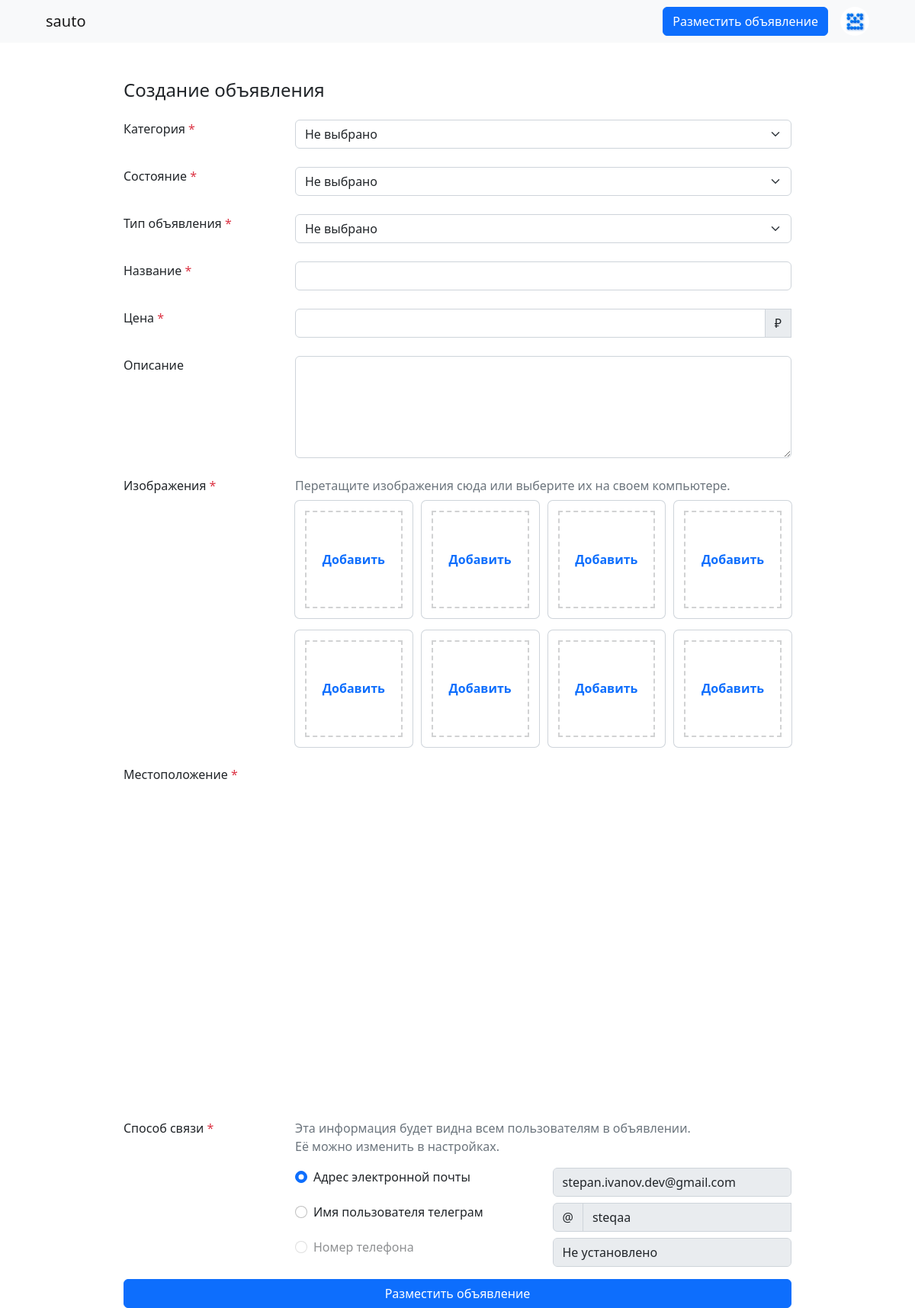
Page /add-announcement/ (signed in) on the committed database.
### accounts/models.py (models this page shows, shortened)
class User(AbstractBaseUser):
    email = models.EmailField(verbose_name="адрес электронной почты", max_length=260, unique=True)
    first_name = models.CharField(verbose_name="имя", max_length=150)
    last_name = models.CharField(verbose_name="фамилия", max_length=150)
    profile_image = models.ImageField(verbose_name="изображение профиля", upload_to=_get_profile_image_filepath, null=True, blank=True, default=_get_default_profile_image)
    date_joined = models.DateTimeField(verbose_name="дата регистрации", auto_now_add=True)
    last_login = models.DateTimeField(verbose_name="последний вход", auto_now=True)
    is_active = models.BooleanField(verbose_name="активный", default=True)
    is_staff = models.BooleanField(verbose_name="статус персонала", default=False)
    is_admin = models.BooleanField(verbose_name="статус администратора", default=False)
    is_superuser = models.BooleanField(verbose_name="статус суперпользователя", default=False)
    is_email_verified = models.BooleanField(verbose_name="статус проверенной электронной почты", default=False)
    last_password_updated = models.DateTimeField(verbose_name="последнее обновление пароля", auto_now=True)
    objects = UserManager()
    USERNAME_FIELD = 'email'
    REQUIRED_FIELDS = ['first_name', 'last_name']
    class Meta:
        verbose_name = 'пользователь'
        verbose_name_plural = 'пользователи'

### seller/models.py (models this page shows, shortened)
class Seller(models.Model):
    user = models.OneToOneField(User, verbose_name="пользователь", on_delete=models.CASCADE)
    telegram_username = models.CharField(verbose_name="имя пользователя телеграм", max_length=32, unique=True, blank=True, null=True)
    phone_number = PhoneNumberField(verbose_name="номер телефона", unique=True, blank=True, null=True)
    class Meta:
        verbose_name = 'продавец'
        verbose_name_plural = 'продавцы'

### announcement/views.py (the view, shortened to what this page needs)
# urls.py: path('add-announcement/', views.add_announcement, name='add-announcement'),
@login_required
def add_announcement(request):
    form = AnnouncementCreationForm
    context = {
        'form': form,
        'yandex_map_api_key': settings.YANDEX_MAP_API_KEY,
    }
    if not is_seller(request.user):
        seller_form = SellerCreationForm
        context['seller_form'] = seller_form
    return render(request, 'announcement/add-announcement.html', context)

### seller/utils.py (called while the page is built)
def is_seller(user: User) -> bool:
    try:
        return True if Seller.objects.filter(user=user).first() else False
    except:
        return False

### announcement/templates/announcement/add-announcement.html (shortened to what this page needs)
{% extends 'announcement/base.html' %}
{% load static %}
{% load announcement %}
{% block content %}
<link rel="stylesheet" href="{% static 'css/dnd-area.css' %}">
<link rel="stylesheet" href="{% static 'css/announcement/image-validation.css' %}">
<div class="container col-9 my-5">
    <h4 class="mb-4">Создание объявления</h4>
    <form action="{% url 'add-announcement' %}" method="post" id="add_announcement_form">
        <div class="announcementFields">
            {% for field in form %}
            {% if field.is_hidden %}
            {% if field.id_for_label != 'id_latitude' and field.id_for_label != 'id_longitude' %}
            <div class="field-block">
                {{ field }}
                <div class="invalid-feedback"></div>
            </div>
            {% endif %}
            {% else %}
            <div class="row mb-2">
                {% if field.id_for_label == 'id_description' %}
                <div class="col-12 col-md-3 col-lg-3 mb-2">{{ field.label }}</div>
                {% else %}
                <div class="col-12 col-md-3 col-lg-3 mb-2">
                    {{ field.label }}
                    <span class="not-selectable text-danger">*</span>
                </div>
                {% endif %}
                <div class="col-12 col-md-9 col-lg-9 mb-3 field-block">
                    {% if field.id_for_label == 'id_price' %}
                    <div class="input-group field-block">
                        {{ field }}
                        <span class="input-group-text">&#8381</span>
                    </div>
                    {% else %}
                    {{ field }}
                    {% endif %}
                </div>
            </div>
            {% endif %}
            {% endfor %}
        </div>
        <div class="row mb-2 imageFields">
            <div class="col-12 col-md-3 col-lg-3 mb-2">
                Изображения
                <span class="not-selectable text-danger">*</span>
            </div>
            <div class="col-12 col-md-9 col-lg-9 row pe-0">
                <p class="mb-2 text-secondary">Перетащите изображения сюда или выберите их на своем компьютере.</p>
                {% for r in '01234567' %}
                <div class="col-12 col-sm-6 col-md-3 col-xxl-3 mb-3 pe-0 field-block">
                    <div id="upload-container">
                        <div class="upload-container-content">
                            <label for="{{ r }}" class="visually-hidden=md">
                                <a class="fw-bolder pointer text-decoration-none text-center">Добавить</a>
                            </label>
                        </div>
                    </div>
                </div>
                {% endfor %}
            </div>
        </div>
        <div class="row mb-2 locationFields">
            <div class="col-12 col-md-3 col-lg-3 mb-2">
                Местоположение
                <span class="not-selectable text-danger">*</span>
            </div>
            <div class="col-12 col-md-9 col-lg-9">
                <div id="map" action="{% url 'add-announcement' %}" class="mb-3" style="height: 440px;"></div>
            </div>
        </div>
        <div class="row mb-2 sellerFields">
            <div class="col-12 col-md-3 col-lg-3 mb-2">
                Способ связи
                <span class="not-selectable text-danger">*</span>
            </div>
            <div class="col-12 col-md-9 col-lg-9">
                <p class="mb-3 text-secondary">
                    {% if not seller_form %}
                    Эта информация будет видна всем пользователям в объявлении.<br>Её можно изменить в настройках.
                    {% else %}
                    Эта информация будет видна всем пользователям в объявлении.<br>Её можно будет изменить в настройках.
                    {% endif %}
                </p>
                <div class="row mb-2">
                    <div class="col-12 col-sm-6">
                        <div class="form-check">
                            <input class="form-check-input communicationMethodRadio" type="radio" value="0"
                                id="communicationMethodEmail" checked="true">
                            <label class="form-check-label" for="communicationMethodEmail">
                                Адрес электронной почты
                            </label>
                        </div>
                    </div>
                    <div class="col-12 col-sm-6 field-block">
                        <input type="email" class="form-control" value="{{ request.user.email }}" disabled>
                    </div>
                </div>
                <div class="row mb-2">
                    <div class="col-12 col-sm-6">
                        <div class="form-check">
                            {% if not seller_form %}
                            {% if request.user.seller.telegram_username is None or request.user.seller.telegram_username == '' %}
                            <input class="form-check-input communicationMethodRadio" type="radio" value="1"
                                id="communicationMethodTelegramUsernameRadio" disabled>
                            {% else %}
                            <input class="form-check-input communicationMethodRadio" type="radio" value="1"
                                id="communicationMethodTelegramUsernameRadio">
                            {% endif %}
                            {% else %}
                            <input class="form-check-input communicationMethodRadio" type="radio" value="1"
                                id="communicationMethodTelegramUsernameRadio" disabled>
                            {% endif %}
                            <label class="form-check-label" for="communicationMethodTelegramUsernameRadio">
                                Имя пользователя телеграм
                            </label>
                        </div>
                    </div>
                    <div class="col-12 col-sm-6 sellerFields">
                        <div class="input-group field-block"
                            data-communication-method-input-id="communicationMethodTelegramUsernameRadio">
                            <span class="input-group-text">@</span>
                            {% if not seller_form %}
                            {% if request.user.seller.telegram_username is None or request.user.seller.telegram_username == '' %}
                            <input type="text" name="telegram_username" class="form-control" value="Не установлено"
                                disabled>
                            {% else %}
                            <input type="text" name="telegram_username" class="form-control"
                                value="{{ request.user.seller.telegram_username }}" disabled>
                            {% endif %}
                            {% else %}
                            {{ seller_form.telegram_username }}
                            {% endif %}
                        </div>
                    </div>
                </div>
                <div class="row mb-2">
                    <div class="col-12 col-sm-6">
                        <div class="form-check">
                            {% if not seller_form %}
                            {% if request.user.seller.phone_number is None %}
                            <input class="form-check-input communicationMethodRadio" type="radio" value="2"
                                id="communicationMethodPhoneNumberRadio" disabled>
                            {% else %}
                            <input class="form-check-input communicationMethodRadio" type="radio" value="2"
                                id="communicationMethodPhoneNumberRadio">
                            {% endif %}
                            {% else %}
                            <input class="form-check-input communicationMethodRadio" type="radio" value="2"
                                id="communicationMethodPhoneNumberRadio" disabled>
                            {% endif %}
                            <label class="form-check-label" for="communicationMethodPhoneNumberRadio">
                                Номер телефона
                            </label>
                        </div>
                    </div>
                    <div class="col-12 col-sm-6">
                        <div class="row g-0 sellerFields">
                            {% if not seller_form %}
                            <div class="field-block">
                                {% if request.user.seller.phone_number is None %}
                                <input type="text" name="phone_number_1" class="form-control" value="Не установлено"
                                    disabled>
                                {% else %}
                                <input type="text" name="phone_number_1" class="form-control"
                                    value="{{ request.user.seller.phone_number|phone_number_international }}" disabled>
                                {% endif %}
                            </div>
                            {% endif %}
                        </div>
                    </div>
                </div>
            </div>
        </div>
        <div class="d-grid">
            <button class="btn btn-primary" type="submit">Разместить объявление</button>
        </div>
    </form>
</div>
{% endblock %}

### announcement/templates/announcement/base.html (shortened to what this page needs)
<!DOCTYPE html>
{% load static %}
<html lang="en">
<head>
    <link href="https://cdn.jsdelivr.net/npm/bootstrap@5.2.2/dist/css/bootstrap.min.css" rel="stylesheet"
>
    <link rel="stylesheet" href="{% static 'css/styles.css' %}">
</head>
<body>
    <div class="toast-container position-fixed top-0 start-50 translate-middle-x p-3">
    </div>
    <nav class="navbar navbar-expand-lg bg-light">
        <div class="container-fluid">
            <a class="navbar-brand ms-3 ms-lg-5" href="{% url 'announcements' %}">sauto</a>
            <div class="collapse navbar-collapse my-4 my-lg-0" id="navbarSupportedContent">
                <a href="{% url 'add-announcement' %}" class="btn btn-primary ms-3 ms-lg-0 mt-3 mt-lg-0"
                    style="white-space: nowrap;">Разместить объявление</a>
                {% if request.user.is_authenticated %}
                <div class="dropdown ms-3 me-5 mt-3 mt-lg-0" bis_skin_checked="1">
                    <a href="#" class="d-block link-dark text-decoration-none circle-image" data-bs-toggle="dropdown"
                        aria-expanded="false" style="width: 38px; height: 38px">
                        <img src="{{ request.user.profile_image.url }}" alt="...">
                    </a>
                </div>
                {% else %}
                <a href="{% url 'login-user' %}" class="btn btn-outline-primary ms-3 me-5 mt-3 mt-lg-0">Войти</a>
                {% endif %}
            </div>
        </div>
    </nav>
    {% block content %}
    {% endblock %}
</body>
</html>

### static/css/styles.css (style rules this page uses)
html, body { position: relative; width: 100%; height: 100% }
.pointer { cursor: pointer; }
.not-selectable { user-select: none; }
.circle-image { display: inline-block; border-radius: 50%; overflow: hidden; }
.circle-image img { width: 100%; height: 100%; object-fit: cover; }

### static/css/dnd-area.css (style rules this page uses)
#upload-container { position: relative; display: flex; justify-content: center; align-items: center; flex-direction: column; width: 100%; }
#upload-container::after { content: ''; display: block; padding-top: 100%; }
.upload-container-content { position: absolute; display: flex; justify-content: center; align-items: center; flex-direction: column; top: 0; left: 0; width: 100%; height: 100%; outline: 2px dashed rgba(33, 37, 41, 0.2); outline-offset: -15px; background-color: #fff; box-shadow: 0 0 0 1px #ced4da; border: 14px solid #fff; border-radius: 0.375rem; background-repeat: no-repeat; background-position: center; background-size: cover; }

### rows in the picture
User: user.profile_image (picture), user.email "stepan.ivanov.dev@gmail.com", telegram_username "steqaa"

### other values in the picture
{{ field.label }} "Категория" "Состояние" "Тип объявления" "Название" "Цена"
{{ field.label }} "Описание"
